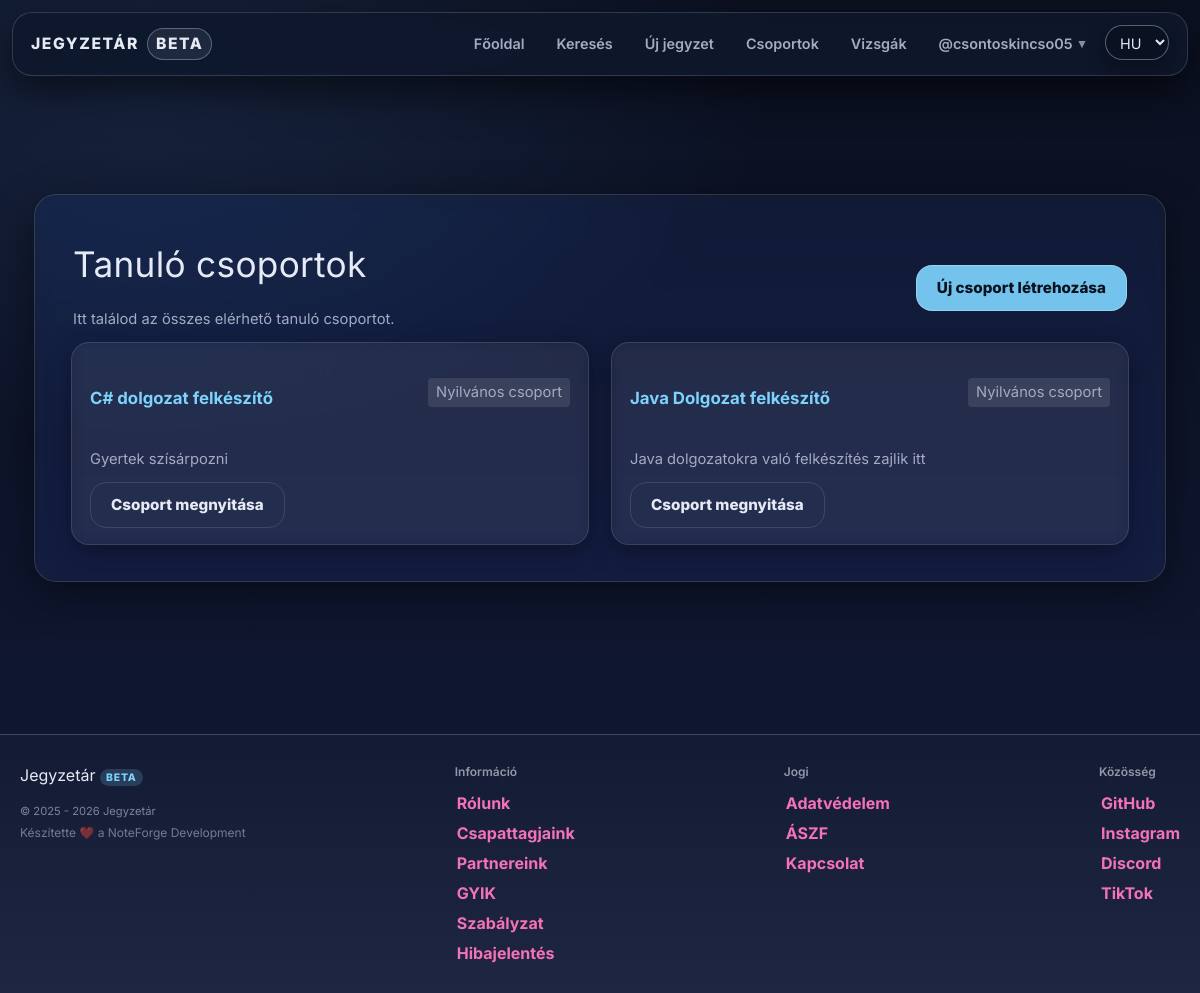
/groups.php (signed in), run on an earlier commit of the app's database.
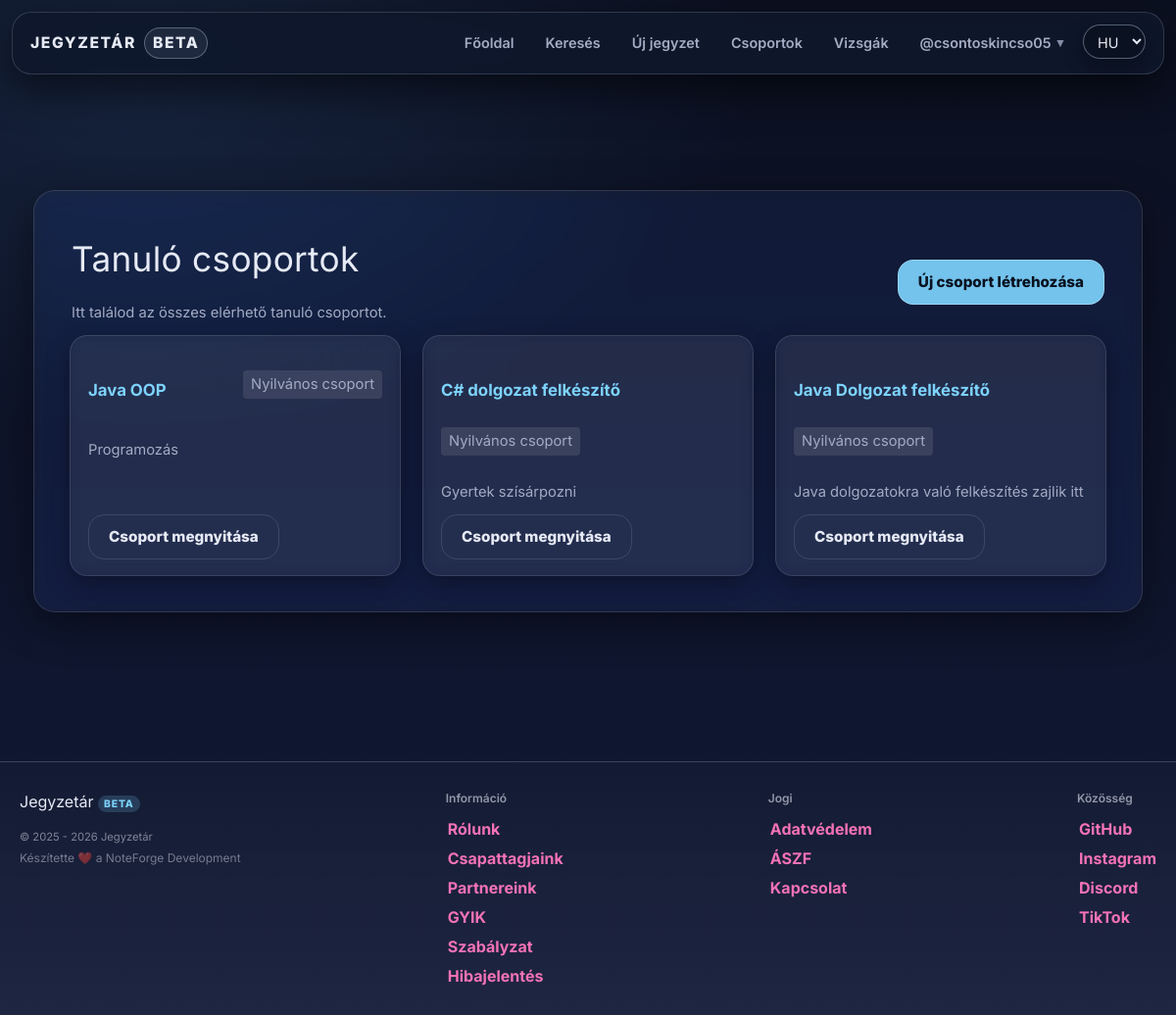
And on a later commit of the database.
### tables this page shows
CREATE TABLE `groups` (
  `id` int(11) NOT NULL,
  `name` varchar(100) NOT NULL,
  `description` text DEFAULT NULL,
  `owner_id` int(11) NOT NULL,
  `is_private` tinyint(1) NOT NULL DEFAULT 0,
  `created_at` datetime NOT NULL DEFAULT current_timestamp(),
  `reviewed_at` datetime DEFAULT NULL,
  `reviewed_by` int(11) DEFAULT NULL,
  `status` enum('pending','approved','rejected') NOT NULL DEFAULT 'pending'
);

### assets/php/lang.php (called while the page is built, shortened)
<?php
    $supported_langs = ['hu', 'en', 'de'];
    if (isset($_GET['lang']) && in_array($_GET['lang'], $supported_langs, true)) {
        $lang = $_GET['lang'];
        $_SESSION['lang'] = $lang;
        if (!headers_sent()) {
            setcookie('lang', $lang, time() + 60*60*24*30, '/');
        }
    } else {
        if (isset($_SESSION['lang']) && in_array($_SESSION['lang'], $supported_langs, true)) {
            $lang = $_SESSION['lang'];
        } elseif (isset($_COOKIE['lang']) && in_array($_COOKIE['lang'], $supported_langs, true)) {
            $lang = $_COOKIE['lang'];
        } else {
            $lang = 'hu';
        }
    }

### groups.php (the view, shortened to what this page needs)
<?php
    require_once "assets/php/db.php";
    require_once "assets/php/lang.php";
    $csoportok_sql = "SELECT * FROM groups ORDER BY id DESC";
    $csoportok_lekerdezes = $conn->query($csoportok_sql);
?>
<!DOCTYPE html>
<html lang="<?= $lang ?>">
<head>
    <link rel="stylesheet" href="assets/css/styles.css">
    <script src="https://cdn.jsdelivr.net/npm/@tailwindcss/browser@4"></script>
</head>
<body>
<?php include 'assets/php/navbar.php'; ?>
<div class="content-wrapper w-full">
    <div class="main w-full max-w-6xl mx-auto px-4 md:px-6 lg:px-8 py-6">
        <div class="section-titlebar flex flex-col md:flex-row justify-between items-start gap-4 mb-6">
            <div class="min-w-0">
                <h1 class="text-2xl md:text-3xl lg:text-4xl mb-2">Tanuló csoportok</h1>
                <p class="entry-meta text-sm md:text-base">
                    Itt találod az összes elérhető tanuló csoportot.
                </p>
            </div>
            <div class="titlebar-actions">
                <a href="create_group.php" class="btn-cta text-sm md:text-base whitespace-nowrap">
                    Új csoport létrehozása
                </a>
            </div>
        </div>
        <?php if ($csoportok_lekerdezes && $csoportok_lekerdezes->num_rows > 0): ?>
            <div class="content-grid grid grid-cols-1 md:grid-cols-2 lg:grid-cols-3 gap-4 md:gap-6">
                <?php while ($egy_csoport = $csoportok_lekerdezes->fetch_assoc()):
						$csoport_statusz = $egy_csoport['status'];
                        $csoport_id = $egy_csoport['id'];
                        $csoport_nev = $egy_csoport['name'];
                        $csoport_leiras = $egy_csoport['description'];
                        $csoport_privat = $egy_csoport['is_private'];
                        if ($csoport_privat == 1) {
                            $privat_szoveg = "Privát csoport";
                        } else {
                            $privat_szoveg = "Nyilvános csoport";
                        }
                    ?>
                    <article class="card p-4 md:p-6 flex flex-col break-words">
                        <div class="card-head mb-3">
                            <h3 class="entry-title text-lg md:text-xl lg:text-2xl mb-2">
                                <a href="group.php?id=<?= (int)$csoport_id ?>" class="link-more hover:underline">
                                    <?= htmlspecialchars($csoport_nev) ?>
                                </a>
                            </h3>
                            <span class="entry-meta text-xs md:text-sm inline-block px-2 py-1 rounded bg-white/10">
                                <?= htmlspecialchars($privat_szoveg) ?>
                            </span>
                        </div>
                        <?php if (trim($csoport_leiras) !== ""): ?>
                            <p class="entry-meta text-sm md:text-base mb-3 break-words">
                                <?= nl2br(htmlspecialchars($csoport_leiras)) ?>
                            </p>
                        <?php else: ?>
                            <p class="entry-meta text-sm md:text-base mb-3 opacity-75">
                                Ehhez a csoporthoz még nincs leírás megadva.
                            </p>
                        <?php endif; ?>
                        <div class="mt-auto">
						<?php if ($csoport_statusz === 'approved'): ?>
							<a href="group.php?id=<?= (int)$csoport_id ?>" class="btn-ghost text-sm md:text-base">
								Csoport megnyitása
							</a>
						<?php else: ?>
							<span class="btn-ghost text-sm md:text-base opacity-50 cursor-not-allowed">
								A csoport még nem elérhető
							</span>
						<?php endif; ?>
                        </div>
                    </article>
                <?php endwhile; ?>
            </div>
        <?php else: ?>
            <div class="card p-6">
                <p class="entry-meta text-sm md:text-base">Nincs megjeleníthető csoport.</p>
            </div>
        <?php endif; ?>
    </div>
</div>
<?php include 'assets/php/footer.php'; ?>
</body>
</html>

What changed in the data, as far as the page shows it:
added groups: name "Java OOP", is_private "Nyilvános csoport", description "Programozás"
